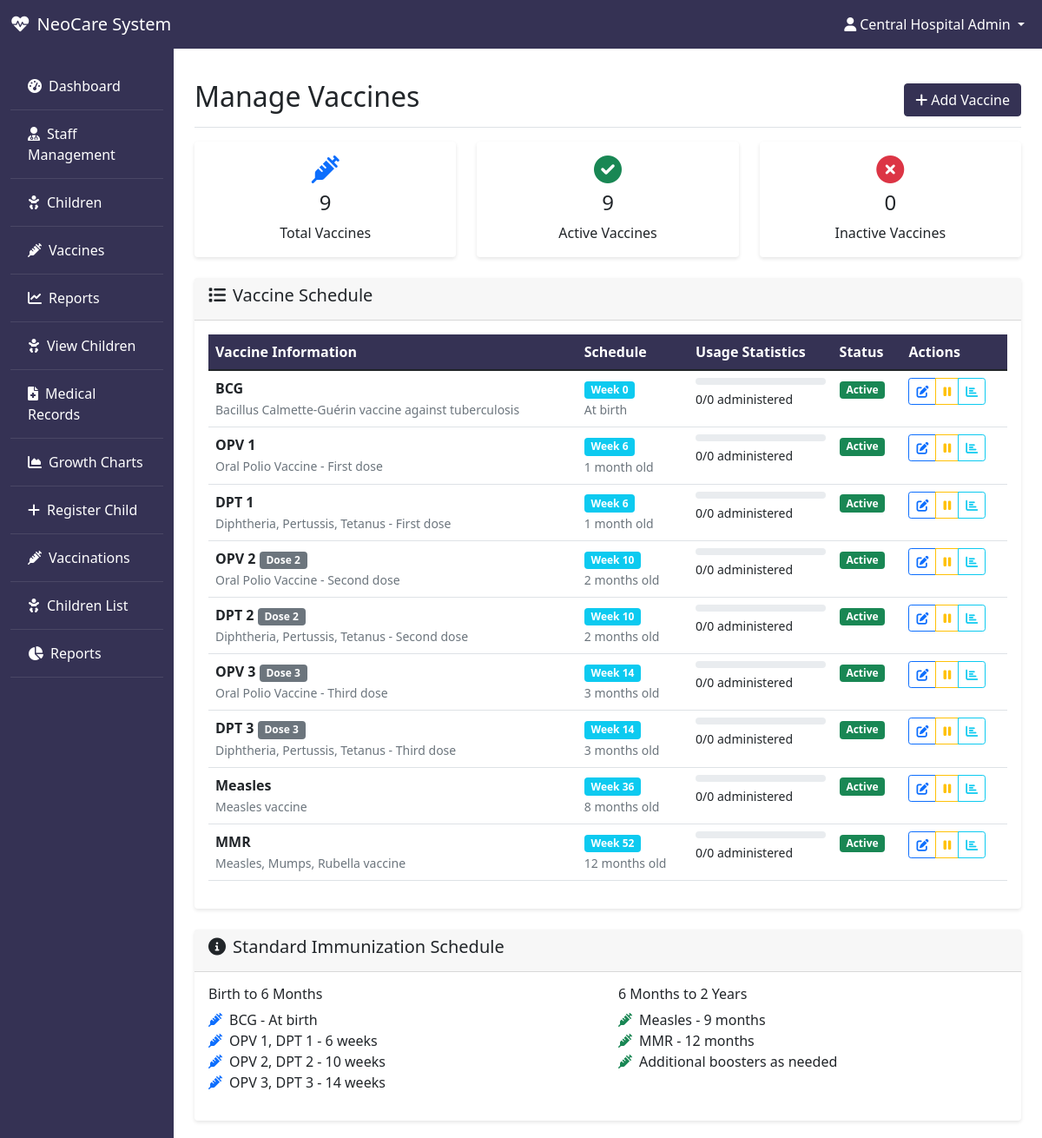
Screenshot of /admin/vaccines.php (signed in) with the database file from the repository.
### tables this page shows
CREATE TABLE IF NOT EXISTS `users` (
  `user_id` int NOT NULL AUTO_INCREMENT,
  `hospital_id` int DEFAULT NULL,
  `username` varchar(100) NOT NULL,
  `password` varchar(255) NOT NULL,
  `full_name` varchar(255) NOT NULL,
  `email` varchar(100) DEFAULT NULL,
  `phone` varchar(20) DEFAULT NULL,
  `role` enum('super_admin','hospital_admin','doctor','nurse') NOT NULL,
  `is_active` tinyint(1) DEFAULT '1',
  `created_at` timestamp NULL DEFAULT CURRENT_TIMESTAMP,
  `updated_at` timestamp NULL DEFAULT CURRENT_TIMESTAMP ON UPDATE CURRENT_TIMESTAMP,
  PRIMARY KEY (`user_id`),
  UNIQUE KEY `username` (`username`),
  KEY `hospital_id` (`hospital_id`)
);

CREATE TABLE IF NOT EXISTS `vaccines` (
  `vaccine_id` int NOT NULL AUTO_INCREMENT,
  `vaccine_name` varchar(255) NOT NULL,
  `description` text,
  `child_age_weeks` int NOT NULL,
  `dose_number` int DEFAULT '1',
  `is_active` tinyint(1) DEFAULT '1',
  `created_at` timestamp NULL DEFAULT CURRENT_TIMESTAMP,
  PRIMARY KEY (`vaccine_id`)
);

### admin/vaccines.php (the view, shortened to what the rows shown need)
<?php
require_once '../includes/header.php';
$database = new Database();
$db = $database->getConnection();
$vaccines_query = "SELECT v.*,
                   COUNT(vs.schedule_id) as total_scheduled,
                   SUM(CASE WHEN vs.status = 'completed' THEN 1 ELSE 0 END) as total_administered,
                   SUM(CASE WHEN vs.status = 'pending' AND vs.scheduled_date < CURDATE() THEN 1 ELSE 0 END) as overdue_count
                   FROM vaccines v
                   LEFT JOIN vaccination_schedule vs ON v.vaccine_id = vs.vaccine_id
                   GROUP BY v.vaccine_id
                   ORDER BY v.child_age_weeks, v.dose_number";
$vaccines_stmt = $db->prepare($vaccines_query);
$vaccines_stmt->execute();
$vaccines = $vaccines_stmt->fetchAll(PDO::FETCH_ASSOC);
?>
<div class="d-flex justify-content-between flex-wrap flex-md-nowrap align-items-center pt-3 pb-2 mb-3 border-bottom">
    <h1 class="h2">Manage Vaccines</h1>
</div>
<div class="card">
    <div class="card-body">
        <div class="table-responsive">
            <table class="table table-hover">
                <thead>
                    <tr>
                        <th>Vaccine Information</th>
                        <th>Schedule</th>
                        <th>Usage Statistics</th>
                        <th>Status</th>
                        <th>Actions</th>
                    </tr>
                </thead>
                <tbody>
                    <?php foreach ($vaccines as $vaccine): ?>
                    <tr>
                        <td>
                            <div>
                                <strong><?php echo htmlspecialchars($vaccine['vaccine_name']); ?></strong>
                                <?php if ($vaccine['dose_number'] > 1): ?>
                                    <span class="badge bg-secondary">Dose <?php echo $vaccine['dose_number']; ?></span>
                                <?php endif; ?>
                                <br>
                                <small class="text-muted"><?php echo htmlspecialchars($vaccine['description']); ?></small>
                            </div>
                        </td>
                        <td>
                            <span class="badge bg-info">Week <?php echo $vaccine['child_age_weeks']; ?></span><br>
                            <small class="text-muted">
                                <?php
                                if ($vaccine['child_age_weeks'] == 0) {
                                    echo 'At birth';
                                } elseif ($vaccine['child_age_weeks'] < 4) {
                                    echo $vaccine['child_age_weeks'] . ' weeks old';
                                } else {
                                    $months = round($vaccine['child_age_weeks'] / 4.33);
                                    echo $months . ' month' . ($months > 1 ? 's' : '') . ' old';
                                }
                                ?>
                            </small>
                        </td>
                        <td>
                            <div class="progress mb-1" style="height: 8px;">
                            </div>
                            <small>
                                <?php echo $vaccine['total_administered']; ?>/<?php echo $vaccine['total_scheduled']; ?> administered
                            </small>
                        </td>
                        <td>
                            <span class="badge bg-<?php echo $vaccine['is_active'] ? 'success' : 'danger'; ?>">
                                <?php echo $vaccine['is_active'] ? 'Active' : 'Inactive'; ?>
                            </span>
                        </td>
                        <td>
                            <div class="btn-group btn-group-sm" role="group">
                                <button class="btn btn-outline-primary" onclick="editVaccine(<?php echo htmlspecialchars(json_encode($vaccine)); ?>)">
                                    <i class="fas fa-edit"></i>
                                </button>
                                <button class="btn btn-outline-<?php echo $vaccine['is_active'] ? 'warning' : 'success'; ?>"
                                        onclick="toggleVaccineStatus(<?php echo $vaccine['vaccine_id']; ?>)">
                                    <i class="fas fa-<?php echo $vaccine['is_active'] ? 'pause' : 'play'; ?>"></i>
                                </button>
                                <button class="btn btn-outline-info" onclick="viewVaccineStats(<?php echo $vaccine['vaccine_id']; ?>)">
                                    <i class="fas fa-chart-bar"></i>
                                </button>
                            </div>
                        </td>
                    </tr>
                    <?php endforeach; ?>
                </tbody>
            </table>
        </div>
    </div>
</div>
<?php
require_once '../includes/footer.php';
?>

### includes/header.php (shortened to what the rows shown need)
<?php
require_once __DIR__ . '/../includes/session.php';
$current_user = $session->getCurrentUser();
$current_child = $session->getCurrentChild();
$is_parent = isset($_SESSION['is_parent']) && $_SESSION['is_parent'];
?>
<!DOCTYPE html>
<html lang="en">
<head>
    <link href="https://cdnjs.cloudflare.com/ajax/libs/bootstrap/5.1.3/css/bootstrap.min.css" rel="stylesheet">
    <link href="https://cdnjs.cloudflare.com/ajax/libs/font-awesome/6.0.0/css/all.min.css" rel="stylesheet">
    <link href="https://cdnjs.cloudflare.com/ajax/libs/Chart.js/3.9.1/chart.min.css" rel="stylesheet">
</head>
<body>
    <nav class="navbar navbar-expand-lg navbar-dark">
        <div class="container-fluid">
            <div class="collapse navbar-collapse" id="navbarNav">
                <ul class="navbar-nav ms-auto">
                    <?php if ($is_parent): ?>
                        <li class="nav-item dropdown">
                            <a class="nav-link dropdown-toggle" href="#" id="navbarDropdown" role="button" data-bs-toggle="dropdown">
                                <i class="fas fa-user me-1"></i><?php echo htmlspecialchars($current_child['parent_name']); ?>
                            </a>
                            <ul class="dropdown-menu">
                                <li><a class="dropdown-item" href="../parent/profile.php"><i class="fas fa-user me-2"></i>Child Profile</a></li>
                                <li><hr class="dropdown-divider"></li>
                                <li><a class="dropdown-item" href="../logout.php"><i class="fas fa-sign-out-alt me-2"></i>Logout</a></li>
                            </ul>
                        </li>
                    <?php else: ?>
                        <li class="nav-item dropdown">
                            <a class="nav-link dropdown-toggle" href="#" id="navbarDropdown" role="button" data-bs-toggle="dropdown">
                                <i class="fas fa-user me-1"></i><?php echo htmlspecialchars($current_user['full_name']); ?>
                            </a>
                        </li>
                    <?php endif; ?>
                </ul>
            </div>
        </div>
    </nav>
    <div class="container-fluid">
        <div class="row">
            <main class="col-md-9 ms-sm-auto col-lg-10 px-md-4 main-content">

### rows the page displays
users: full_name "Central Hospital Admin"
vaccines: vaccine_name "BCG", description "Bacillus Calmette-Guérin vaccine against tuberculosis", child_age_weeks "0", shows "At birth", total_administered "0", total_scheduled "0", is_active "Active"
vaccines: vaccine_name "OPV 1", description "Oral Polio Vaccine - First dose", child_age_weeks "6", child_age_weeks "1", total_administered "0", total_scheduled "0", is_active "Active"
vaccines: vaccine_name "DPT 1", description "Diphtheria, Pertussis, Tetanus - First dose", child_age_weeks "6", child_age_weeks "1", total_administered "0", total_scheduled "0", is_active "Active"
vaccines: vaccine_name "OPV 2", dose_number "2", description "Oral Polio Vaccine - Second dose", child_age_weeks "10", child_age_weeks "2", total_administered "0", total_scheduled "0", is_active "Active"
vaccines: vaccine_name "DPT 2", dose_number "2", description "Diphtheria, Pertussis, Tetanus - Second dose", child_age_weeks "10", child_age_weeks "2", total_administered "0", total_scheduled "0", is_active "Active"
vaccines: vaccine_name "OPV 3", dose_number "3", description "Oral Polio Vaccine - Third dose", child_age_weeks "14", child_age_weeks "3", total_administered "0", total_scheduled "0", is_active "Active"
vaccines: vaccine_name "DPT 3", dose_number "3", description "Diphtheria, Pertussis, Tetanus - Third dose", child_age_weeks "14", child_age_weeks "3", total_administered "0", total_scheduled "0", is_active "Active"
vaccines: vaccine_name "Measles", description "Measles vaccine", child_age_weeks "36", child_age_weeks "8", total_administered "0", total_scheduled "0", is_active "Active"
vaccines: vaccine_name "MMR", description "Measles, Mumps, Rubella vaccine", child_age_weeks "52", child_age_weeks "12", total_administered "0", total_scheduled "0", is_active "Active"

### other values shown
$stats['total_vaccines'] "9"
$stats['active_vaccines'] "9"
$stats['inactive_vaccines'] "0"
